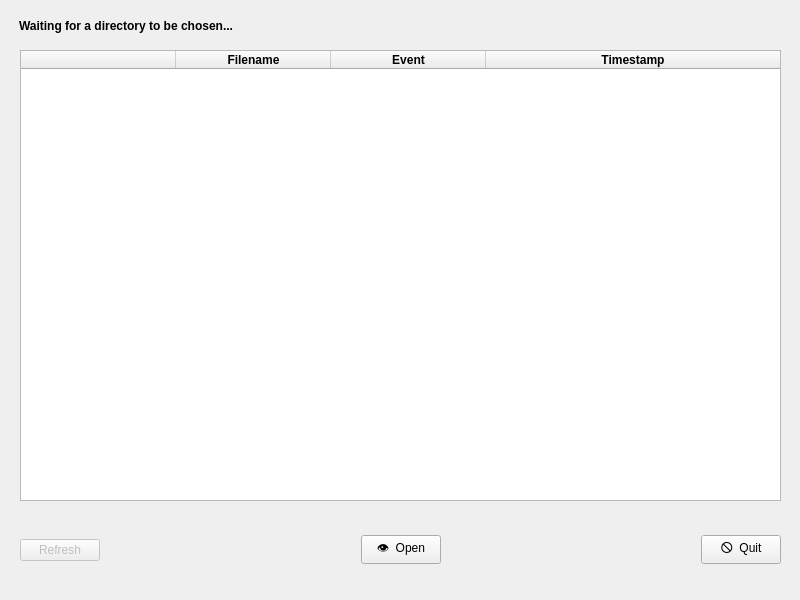
<?xml version="1.0" encoding="UTF-8"?>
<ui version="4.0">
 <class>DirectoryOverwatch</class>
 <widget class="QMainWindow" name="DirectoryOverwatch">
  <property name="geometry">
   <rect>
    <x>0</x>
    <y>0</y>
    <width>800</width>
    <height>600</height>
   </rect>
  </property>
  <property name="minimumSize">
   <size>
    <width>800</width>
    <height>600</height>
   </size>
  </property>
  <property name="maximumSize">
   <size>
    <width>800</width>
    <height>600</height>
   </size>
  </property>
  <property name="windowTitle">
   <string>DirectoryOverwatch</string>
  </property>
  <widget class="QWidget" name="centralwidget">
   <widget class="QTableWidget" name="tabledContent">
    <property name="geometry">
     <rect>
      <x>20</x>
      <y>50</y>
      <width>761</width>
      <height>451</height>
     </rect>
    </property>
    <property name="showGrid">
     <bool>false</bool>
    </property>
    <property name="sortingEnabled">
     <bool>true</bool>
    </property>
    <property name="rowCount">
     <number>0</number>
    </property>
    <property name="columnCount">
     <number>4</number>
    </property>
    <attribute name="horizontalHeaderMinimumSectionSize">
     <number>100</number>
    </attribute>
    <attribute name="horizontalHeaderDefaultSectionSize">
     <number>155</number>
    </attribute>
    <attribute name="horizontalHeaderStretchLastSection">
     <bool>true</bool>
    </attribute>
    <attribute name="verticalHeaderVisible">
     <bool>true</bool>
    </attribute>
    <column>
     <property name="text">
      <string/>
     </property>
    </column>
    <column>
     <property name="text">
      <string>Filename</string>
     </property>
     <property name="font">
      <font>
       <bold>true</bold>
      </font>
     </property>
    </column>
    <column>
     <property name="text">
      <string>Event</string>
     </property>
     <property name="font">
      <font>
       <bold>true</bold>
      </font>
     </property>
    </column>
    <column>
     <property name="text">
      <string>Timestamp</string>
     </property>
     <property name="font">
      <font>
       <bold>true</bold>
      </font>
     </property>
    </column>
   </widget>
   <widget class="QWidget" name="horizontalLayoutWidget">
    <property name="geometry">
     <rect>
      <x>20</x>
      <y>510</y>
      <width>761</width>
      <height>80</height>
     </rect>
    </property>
    <layout class="QHBoxLayout" name="horizontalLayout">
     <item>
      <widget class="QPushButton" name="refresh">
       <property name="enabled">
        <bool>false</bool>
       </property>
       <property name="text">
        <string>Refresh</string>
       </property>
      </widget>
     </item>
     <item>
      <spacer name="horizontalSpacer">
       <property name="orientation">
        <enum>Qt::Orientation::Horizontal</enum>
       </property>
       <property name="sizeHint" stdset="0">
        <size>
         <width>40</width>
         <height>20</height>
        </size>
       </property>
      </spacer>
     </item>
     <item>
      <widget class="QPushButton" name="chooseDirectory">
       <property name="text">
        <string>👁️  Open</string>
       </property>
      </widget>
     </item>
     <item>
      <spacer name="horizontalSpacer_2">
       <property name="orientation">
        <enum>Qt::Orientation::Horizontal</enum>
       </property>
       <property name="sizeHint" stdset="0">
        <size>
         <width>40</width>
         <height>20</height>
        </size>
       </property>
      </spacer>
     </item>
     <item>
      <widget class="QPushButton" name="quit">
       <property name="text">
        <string>🛇  Quit</string>
       </property>
      </widget>
     </item>
    </layout>
   </widget>
   <widget class="QWidget" name="horizontalLayoutWidget_2">
    <property name="geometry">
     <rect>
      <x>19</x>
      <y>10</y>
      <width>761</width>
      <height>31</height>
     </rect>
    </property>
    <layout class="QHBoxLayout" name="horizontalLayout_2">
     <item>
      <widget class="QLabel" name="infoLabel">
       <property name="font">
        <font>
         <bold>true</bold>
        </font>
       </property>
       <property name="text">
        <string>Waiting for a directory to be chosen...</string>
       </property>
      </widget>
     </item>
    </layout>
   </widget>
  </widget>
 </widget>
 <resources/>
 <connections>
  <connection>
   <sender>quit</sender>
   <signal>clicked()</signal>
   <receiver>DirectoryOverwatch</receiver>
   <slot>close()</slot>
   <hints>
    <hint type="sourcelabel">
     <x>737</x>
     <y>549</y>
    </hint>
    <hint type="destinationlabel">
     <x>399</x>
     <y>299</y>
    </hint>
   </hints>
  </connection>
 </connections>
</ui>
